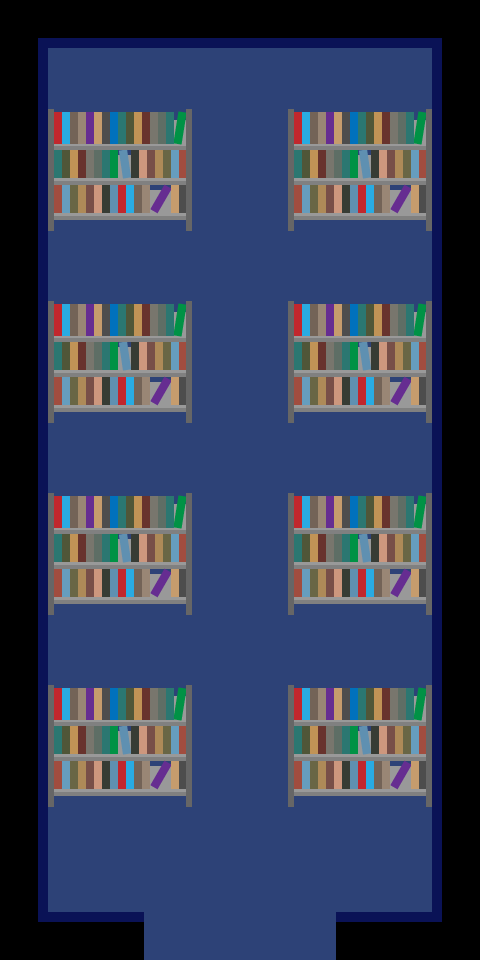

Tiled map render using the project's own tile images. Description and the whole map definition, tile-layer contents included, below:
An orthogonal 10x20 tile map with 48x48 px tiles, 3 tile layers (floorLayer, shelfLayer, borderLayer) and 3 objects (pen, office, start).

<map version="1.5" tiledversion="1.7.2" orientation="orthogonal" renderorder="right-down" width="10" height="20" tilewidth="48" tileheight="48" infinite="0" nextlayerid="5" nextobjectid="7">
 <editorsettings>
  <export target="archive.json" format="json" />
 </editorsettings>
 <tileset firstgid="1" name="WMPTiles" tilewidth="48" tileheight="48" tilecount="135" columns="9">
  <image source="WMPTiles.png" width="432" height="720" />
  <tile id="0">
   <properties>
    <property name="item" type="bool" value="false" />
    <property name="wall" type="bool" value="true" />
   </properties>
  </tile>
  <tile id="1">
   <properties>
    <property name="item" type="bool" value="false" />
    <property name="wall" type="bool" value="true" />
   </properties>
  </tile>
  <tile id="2">
   <properties>
    <property name="item" type="bool" value="false" />
    <property name="wall" type="bool" value="true" />
   </properties>
  </tile>
  <tile id="3">
   <properties>
    <property name="item" type="bool" value="false" />
    <property name="wall" type="bool" value="true" />
   </properties>
  </tile>
  <tile id="4">
   <properties>
    <property name="item" type="bool" value="false" />
    <property name="wall" type="bool" value="true" />
   </properties>
  </tile>
  <tile id="5">
   <properties>
    <property name="item" type="bool" value="false" />
    <property name="wall" type="bool" value="true" />
   </properties>
  </tile>
  <tile id="6">
   <properties>
    <property name="item" type="bool" value="false" />
    <property name="wall" type="bool" value="true" />
   </properties>
  </tile>
  <tile id="7">
   <properties>
    <property name="item" type="bool" value="false" />
    <property name="wall" type="bool" value="true" />
   </properties>
  </tile>
  <tile id="8">
   <properties>
    <property name="item" type="bool" value="false" />
    <property name="wall" type="bool" value="true" />
   </properties>
  </tile>
  <tile id="9">
   <properties>
    <property name="item" type="bool" value="false" />
   </properties>
  </tile>
  <tile id="10">
   <properties>
    <property name="item" type="bool" value="false" />
    <property name="wall" type="bool" value="true" />
   </properties>
  </tile>
  <tile id="11">
   <properties>
    <property name="item" type="bool" value="true" />
   </properties>
  </tile>
  <tile id="12">
   <properties>
    <property name="item" type="bool" value="true" />
   </properties>
  </tile>
  <tile id="13">
   <properties>
    <property name="item" type="bool" value="true" />
   </properties>
  </tile>
  <tile id="14">
   <properties>
    <property name="item" type="bool" value="true" />
   </properties>
  </tile>
  <tile id="15">
   <properties>
    <property name="item" type="bool" value="true" />
   </properties>
  </tile>
  <tile id="16">
   <properties>
    <property name="item" type="bool" value="true" />
   </properties>
  </tile>
  <tile id="17">
   <properties>
    <property name="item" type="bool" value="true" />
   </properties>
  </tile>
  <tile id="18">
   <properties>
    <property name="item" type="bool" value="true" />
   </properties>
  </tile>
  <tile id="19">
   <properties>
    <property name="item" type="bool" value="false" />
   </properties>
  </tile>
  <tile id="20">
   <properties>
    <property name="item" type="bool" value="true" />
   </properties>
  </tile>
  <tile id="21">
   <properties>
    <property name="item" type="bool" value="true" />
   </properties>
  </tile>
  <tile id="22">
   <properties>
    <property name="item" type="bool" value="true" />
   </properties>
  </tile>
  <tile id="23">
   <properties>
    <property name="item" type="bool" value="true" />
   </properties>
  </tile>
  <tile id="24">
   <properties>
    <property name="item" type="bool" value="true" />
   </properties>
  </tile>
  <tile id="25">
   <properties>
    <property name="item" type="bool" value="true" />
   </properties>
  </tile>
  <tile id="26">
   <properties>
    <property name="item" type="bool" value="true" />
   </properties>
  </tile>
  <tile id="27">
   <properties>
    <property name="item" type="bool" value="true" />
   </properties>
  </tile>
  <tile id="28">
   <properties>
    <property name="item" type="bool" value="false" />
   </properties>
  </tile>
  <tile id="29">
   <properties>
    <property name="item" type="bool" value="false" />
   </properties>
  </tile>
  <tile id="30">
   <properties>
    <property name="item" type="bool" value="true" />
   </properties>
  </tile>
  <tile id="31">
   <properties>
    <property name="item" type="bool" value="true" />
   </properties>
  </tile>
  <tile id="32">
   <properties>
    <property name="item" type="bool" value="true" />
   </properties>
  </tile>
  <tile id="33">
   <properties>
    <property name="item" type="bool" value="true" />
   </properties>
  </tile>
  <tile id="34">
   <properties>
    <property name="item" type="bool" value="true" />
   </properties>
  </tile>
  <tile id="35">
   <properties>
    <property name="item" type="bool" value="true" />
   </properties>
  </tile>
  <tile id="36">
   <properties>
    <property name="item" type="bool" value="false" />
   </properties>
  </tile>
  <tile id="37">
   <properties>
    <property name="item" type="bool" value="false" />
   </properties>
  </tile>
  <tile id="38">
   <properties>
    <property name="item" type="bool" value="false" />
   </properties>
  </tile>
  <tile id="39">
   <properties>
    <property name="item" type="bool" value="false" />
   </properties>
  </tile>
  <tile id="40">
   <properties>
    <property name="item" type="bool" value="true" />
   </properties>
  </tile>
  <tile id="41">
   <properties>
    <property name="item" type="bool" value="true" />
   </properties>
  </tile>
  <tile id="42">
   <properties>
    <property name="item" type="bool" value="true" />
   </properties>
  </tile>
  <tile id="43">
   <properties>
    <property name="item" type="bool" value="true" />
   </properties>
  </tile>
  <tile id="44">
   <properties>
    <property name="item" type="bool" value="true" />
   </properties>
  </tile>
  <tile id="45">
   <properties>
    <property name="item" type="bool" value="false" />
   </properties>
  </tile>
  <tile id="46">
   <properties>
    <property name="item" type="bool" value="false" />
   </properties>
  </tile>
  <tile id="47">
   <properties>
    <property name="item" type="bool" value="false" />
   </properties>
  </tile>
  <tile id="48">
   <properties>
    <property name="item" type="bool" value="false" />
   </properties>
  </tile>
  <tile id="49">
   <properties>
    <property name="item" type="bool" value="true" />
   </properties>
  </tile>
  <tile id="50">
   <properties>
    <property name="item" type="bool" value="true" />
   </properties>
  </tile>
  <tile id="51">
   <properties>
    <property name="item" type="bool" value="true" />
   </properties>
  </tile>
  <tile id="52">
   <properties>
    <property name="item" type="bool" value="false" />
   </properties>
  </tile>
  <tile id="53">
   <properties>
    <property name="item" type="bool" value="false" />
   </properties>
  </tile>
  <tile id="54">
   <properties>
    <property name="item" type="bool" value="true" />
   </properties>
  </tile>
  <tile id="55">
   <properties>
    <property name="item" type="bool" value="true" />
   </properties>
  </tile>
  <tile id="56">
   <properties>
    <property name="item" type="bool" value="true" />
   </properties>
  </tile>
  <tile id="57">
   <properties>
    <property name="item" type="bool" value="true" />
   </properties>
  </tile>
  <tile id="58">
   <properties>
    <property name="item" type="bool" value="true" />
   </properties>
  </tile>
  <tile id="59">
   <properties>
    <property name="item" type="bool" value="false" />
   </properties>
  </tile>
  <tile id="60">
   <properties>
    <property name="item" type="bool" value="true" />
   </properties>
  </tile>
  <tile id="61">
   <properties>
    <property name="item" type="bool" value="false" />
   </properties>
  </tile>
  <tile id="62">
   <properties>
    <property name="item" type="bool" value="false" />
   </properties>
  </tile>
  <tile id="63">
   <properties>
    <property name="item" type="bool" value="true" />
   </properties>
  </tile>
  <tile id="64">
   <properties>
    <property name="item" type="bool" value="true" />
   </properties>
  </tile>
  <tile id="65">
   <properties>
    <property name="item" type="bool" value="true" />
   </properties>
  </tile>
  <tile id="66">
   <properties>
    <property name="item" type="bool" value="true" />
   </properties>
  </tile>
  <tile id="67">
   <properties>
    <property name="item" type="bool" value="true" />
   </properties>
  </tile>
  <tile id="68">
   <properties>
    <property name="item" type="bool" value="false" />
   </properties>
  </tile>
  <tile id="69">
   <properties>
    <property name="item" type="bool" value="true" />
   </properties>
  </tile>
  <tile id="70">
   <properties>
    <property name="item" type="bool" value="false" />
   </properties>
  </tile>
  <tile id="71">
   <properties>
    <property name="item" type="bool" value="true" />
   </properties>
  </tile>
  <tile id="72">
   <properties>
    <property name="item" type="bool" value="true" />
   </properties>
  </tile>
  <tile id="73">
   <properties>
    <property name="item" type="bool" value="true" />
   </properties>
  </tile>
  <tile id="74">
   <properties>
    <property name="item" type="bool" value="true" />
   </properties>
  </tile>
  <tile id="75">
   <properties>
    <property name="item" type="bool" value="true" />
   </properties>
  </tile>
  <tile id="76">
   <properties>
    <property name="item" type="bool" value="true" />
   </properties>
  </tile>
  <tile id="77">
   <properties>
    <property name="item" type="bool" value="true" />
   </properties>
  </tile>
  <tile id="78">
   <properties>
    <property name="item" type="bool" value="true" />
   </properties>
  </tile>
  <tile id="79">
   <properties>
    <property name="item" type="bool" value="true" />
   </properties>
  </tile>
  <tile id="80">
   <properties>
    <property name="item" type="bool" value="true" />
   </properties>
  </tile>
  <tile id="81">
   <properties>
    <property name="item" type="bool" value="true" />
   </properties>
  </tile>
  <tile id="82">
   <properties>
    <property name="item" type="bool" value="true" />
   </properties>
  </tile>
  <tile id="83">
   <properties>
    <property name="item" type="bool" value="true" />
   </properties>
  </tile>
  <tile id="84">
   <properties>
    <property name="item" type="bool" value="true" />
   </properties>
  </tile>
  <tile id="85">
   <properties>
    <property name="item" type="bool" value="true" />
   </properties>
  </tile>
  <tile id="86">
   <properties>
    <property name="item" type="bool" value="true" />
   </properties>
  </tile>
  <tile id="87">
   <properties>
    <property name="item" type="bool" value="true" />
   </properties>
  </tile>
  <tile id="88">
   <properties>
    <property name="item" type="bool" value="true" />
   </properties>
  </tile>
  <tile id="89">
   <properties>
    <property name="item" type="bool" value="true" />
   </properties>
  </tile>
  <tile id="90">
   <properties>
    <property name="item" type="bool" value="true" />
   </properties>
  </tile>
  <tile id="91">
   <properties>
    <property name="item" type="bool" value="true" />
   </properties>
  </tile>
  <tile id="92">
   <properties>
    <property name="item" type="bool" value="true" />
   </properties>
  </tile>
  <tile id="93">
   <properties>
    <property name="item" type="bool" value="true" />
   </properties>
  </tile>
  <tile id="94">
   <properties>
    <property name="item" type="bool" value="true" />
   </properties>
  </tile>
  <tile id="95">
   <properties>
    <property name="item" type="bool" value="true" />
   </properties>
  </tile>
  <tile id="96">
   <properties>
    <property name="item" type="bool" value="true" />
   </properties>
  </tile>
  <tile id="97">
   <properties>
    <property name="item" type="bool" value="true" />
   </properties>
  </tile>
  <tile id="98">
   <properties>
    <property name="item" type="bool" value="true" />
   </properties>
  </tile>
  <tile id="99">
   <properties>
    <property name="item" type="bool" value="true" />
   </properties>
  </tile>
  <tile id="100">
   <properties>
    <property name="item" type="bool" value="true" />
   </properties>
  </tile>
  <tile id="101">
   <properties>
    <property name="item" type="bool" value="true" />
   </properties>
  </tile>
  <tile id="102">
   <properties>
    <property name="item" type="bool" value="true" />
   </properties>
  </tile>
  <tile id="103">
   <properties>
    <property name="item" type="bool" value="true" />
   </properties>
  </tile>
  <tile id="104">
   <properties>
    <property name="item" type="bool" value="true" />
   </properties>
  </tile>
  <tile id="105">
   <properties>
    <property name="item" type="bool" value="true" />
   </properties>
  </tile>
  <tile id="106">
   <properties>
    <property name="item" type="bool" value="true" />
   </properties>
  </tile>
  <tile id="107">
   <properties>
    <property name="item" type="bool" value="true" />
   </properties>
  </tile>
  <tile id="108">
   <properties>
    <property name="item" type="bool" value="true" />
   </properties>
  </tile>
  <tile id="109">
   <properties>
    <property name="item" type="bool" value="true" />
   </properties>
  </tile>
  <tile id="110">
   <properties>
    <property name="item" type="bool" value="true" />
   </properties>
  </tile>
  <tile id="111">
   <properties>
    <property name="item" type="bool" value="true" />
   </properties>
  </tile>
  <tile id="112">
   <properties>
    <property name="item" type="bool" value="true" />
   </properties>
  </tile>
  <tile id="113">
   <properties>
    <property name="item" type="bool" value="true" />
   </properties>
  </tile>
  <tile id="114">
   <properties>
    <property name="item" type="bool" value="false" />
   </properties>
  </tile>
  <tile id="115">
   <properties>
    <property name="item" type="bool" value="false" />
   </properties>
  </tile>
  <tile id="116">
   <properties>
    <property name="item" type="bool" value="false" />
   </properties>
  </tile>
  <tile id="117">
   <properties>
    <property name="item" type="bool" value="true" />
   </properties>
  </tile>
  <tile id="118">
   <properties>
    <property name="item" type="bool" value="true" />
   </properties>
  </tile>
  <tile id="119">
   <properties>
    <property name="item" type="bool" value="true" />
   </properties>
  </tile>
  <tile id="120">
   <properties>
    <property name="item" type="bool" value="true" />
   </properties>
  </tile>
  <tile id="121">
   <properties>
    <property name="item" type="bool" value="true" />
   </properties>
  </tile>
  <tile id="122">
   <properties>
    <property name="item" type="bool" value="true" />
   </properties>
  </tile>
  <tile id="123">
   <properties>
    <property name="item" type="bool" value="false" />
   </properties>
  </tile>
  <tile id="124">
   <properties>
    <property name="item" type="bool" value="false" />
    <property name="wall" type="bool" value="true" />
   </properties>
  </tile>
  <tile id="125">
   <properties>
    <property name="item" type="bool" value="false" />
    <property name="wall" type="bool" value="true" />
   </properties>
  </tile>
  <tile id="126">
   <properties>
    <property name="item" type="bool" value="true" />
   </properties>
  </tile>
  <tile id="127">
   <properties>
    <property name="item" type="bool" value="true" />
   </properties>
  </tile>
  <tile id="128">
   <properties>
    <property name="item" type="bool" value="true" />
   </properties>
  </tile>
  <tile id="129">
   <properties>
    <property name="item" type="bool" value="false" />
   </properties>
  </tile>
  <tile id="130">
   <properties>
    <property name="item" type="bool" value="false" />
   </properties>
  </tile>
  <tile id="131">
   <properties>
    <property name="item" type="bool" value="true" />
   </properties>
  </tile>
  <tile id="132">
   <properties>
    <property name="item" type="bool" value="false" />
   </properties>
  </tile>
  <tile id="133">
   <properties>
    <property name="item" type="bool" value="false" />
    <property name="wall" type="bool" value="true" />
   </properties>
  </tile>
  <tile id="134">
   <properties>
    <property name="item" type="bool" value="false" />
    <property name="wall" type="bool" value="true" />
   </properties>
  </tile>
 </tileset>
 <layer id="1" name="floorLayer" width="10" height="20">
  <data encoding="csv">
0,0,0,0,0,0,0,0,0,0,
0,10,10,10,10,10,10,10,10,0,
0,10,10,10,10,10,10,10,10,0,
0,10,10,10,10,10,10,10,10,0,
0,10,10,10,10,10,10,10,10,0,
0,10,10,10,10,10,10,10,10,0,
0,10,10,10,10,10,10,10,10,0,
0,10,10,10,10,10,10,10,10,0,
0,10,10,10,10,10,10,10,10,0,
0,10,10,10,10,10,10,10,10,0,
0,10,10,10,10,10,10,10,10,0,
0,10,10,10,10,10,10,10,10,0,
0,10,10,10,10,10,10,10,10,0,
0,10,10,10,10,10,10,10,10,0,
0,10,10,10,10,10,10,10,10,0,
0,10,10,10,10,10,10,10,10,0,
0,10,10,10,10,10,10,10,10,0,
0,10,10,10,10,10,10,10,10,0,
0,10,10,10,10,10,10,10,10,0,
0,0,0,10,10,10,10,0,0,0
</data>
 </layer>
 <layer id="3" name="shelfLayer" width="10" height="20">
  <properties>
   <property name="item" type="bool" value="true" />
  </properties>
  <data encoding="csv">
0,0,0,0,0,0,0,0,0,0,
0,0,0,0,0,0,0,0,0,0,
0,109,110,111,0,0,109,110,111,0,
0,118,119,120,0,0,118,119,120,0,
0,127,128,129,0,0,127,128,129,0,
0,0,0,0,0,0,0,0,0,0,
0,109,110,111,0,0,109,110,111,0,
0,118,119,120,0,0,118,119,120,0,
0,127,128,129,0,0,127,128,129,0,
0,0,0,0,0,0,0,0,0,0,
0,109,110,111,0,0,109,110,111,0,
0,118,119,120,0,0,118,119,120,0,
0,127,128,129,0,0,127,128,129,0,
0,0,0,0,0,0,0,0,0,0,
0,109,110,111,0,0,109,110,111,0,
0,118,119,120,0,0,118,119,120,0,
0,127,128,129,0,0,127,128,129,0,
0,0,0,0,0,0,0,0,0,0,
0,0,0,0,0,0,0,0,0,0,
0,0,0,0,0,0,0,0,0,0
</data>
 </layer>
 <layer id="2" name="borderLayer" width="10" height="20">
  <data encoding="csv">
8,4,4,4,4,4,4,4,4,7,
1,0,0,0,0,0,0,0,0,2,
1,0,0,0,0,0,0,0,0,2,
1,0,0,0,0,0,0,0,0,2,
1,0,0,0,0,0,0,0,0,2,
1,0,0,0,0,0,0,0,0,2,
1,0,0,0,0,0,0,0,0,2,
1,0,0,0,0,0,0,0,0,2,
1,0,0,0,0,0,0,0,0,2,
1,0,0,0,0,0,0,0,0,2,
1,0,0,0,0,0,0,0,0,2,
1,0,0,0,0,0,0,0,0,2,
1,0,0,0,0,0,0,0,0,2,
1,0,0,0,0,0,0,0,0,2,
1,0,0,0,0,0,0,0,0,2,
1,0,0,0,0,0,0,0,0,2,
1,0,0,0,0,0,0,0,0,2,
1,0,0,0,0,0,0,0,0,2,
1,0,0,0,0,0,0,0,0,2,
6,3,3,0,0,0,0,3,3,5
</data>
 </layer>
 <objectgroup id="4" name="objectLayer">
  <object id="1" name="pen" x="394.254" y="76.2852">
   <point />
  </object>
  <object id="2" name="office" x="145.178" y="914.852" width="190.114" height="46.0883" />
  <object id="3" name="start" x="240.029" y="874.453">
   <point />
  </object>
 </objectgroup>
</map>
